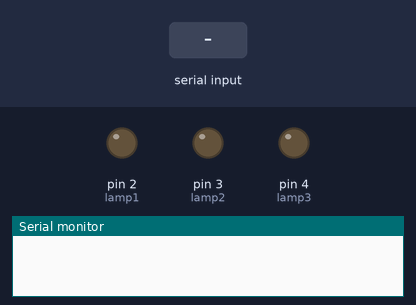
This sketch was run on a simulated Arduino Uno, built with avr-gcc and run on an emulated ATmega328P. On the bench: output pins drawn as LEDs (lit = HIGH), the last lines printed to the serial monitor. The test bench sets the inputs (shaded band).

Above: at 1.2 s.
1.3 s: "l" received over Serial
At 2.2 s:
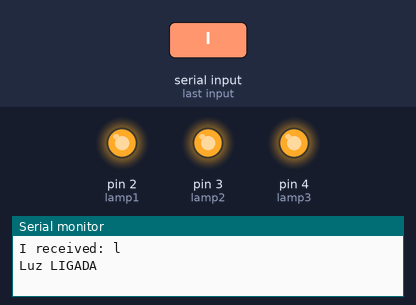
2.8 s: "d" received over Serial
At 3.4 s:
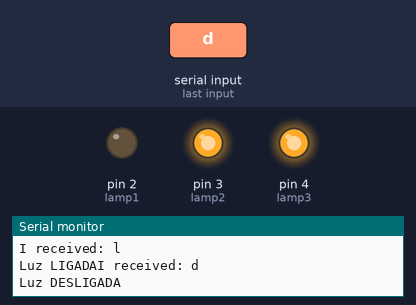
Timing chart, 0 to 5.8 s (numbered marks = the images above; inputs shaded):
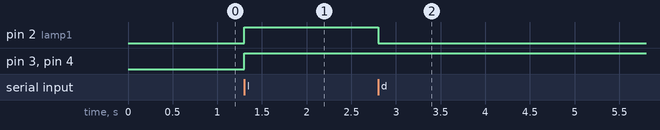

Measured:
- after the input at 1.3 s, pin 2 (lamp1), pin 3 (lamp2), pin 4 (lamp3): LOW → HIGH at once
- after the input at 2.8 s, pin 2 (lamp1): HIGH → LOW at once

The sketch:

Com_Serial.ino
```cpp
char incomingByte; // for incoming serial data
//String incomingByte; // for incoming serial data
//int incomingByte = 0; // for incoming serial data
//float incomingByte = 0; // for incoming serial data
int lamp1 = 2; //porta digital 2
int lamp2 = 3; //porta digital 2
int lamp3 = 4; //porta digital 2

void setup() {
  Serial.begin(9600); // opens serial port, sets data rate to 9600 bps
  pinMode(lamp1, OUTPUT); // porta digital SAIDA
   pinMode(lamp2, OUTPUT); // porta digital SAIDA
    pinMode(lamp3, OUTPUT); // porta digital SAIDA
}
void loop() {
  // reply only when you receive data:
  if (Serial.available() > 0)
  {
    // read the incoming byte:
    incomingByte = Serial.read(); // leitura de caracter
    //incomingByte = Serial.parseInt(); // leitura de inteiro
    //incomingByte = Serial.parseFloat(); // leitura de float
    //incomingByte = Serial.readString(); // leitura de String

    // say what you got:
    Serial.print("I received: ");
    Serial.println(incomingByte);

    // Controle da lampada
    if(incomingByte == 'l')
    {
      Serial.print("Luz LIGADA");
      digitalWrite(lamp1, HIGH);
      digitalWrite(lamp2, HIGH);
      digitalWrite(lamp3, HIGH);
    }
    else if(incomingByte == 'd')
    {
      Serial.print("Luz DESLIGADA");
      digitalWrite(lamp1, LOW);
    }
    else
    {
      Serial.print("Caracter Invalido");
    }

  } // if do serial avaliable

  //Serial.println("dentro do loop");
}   // if do loop
```
